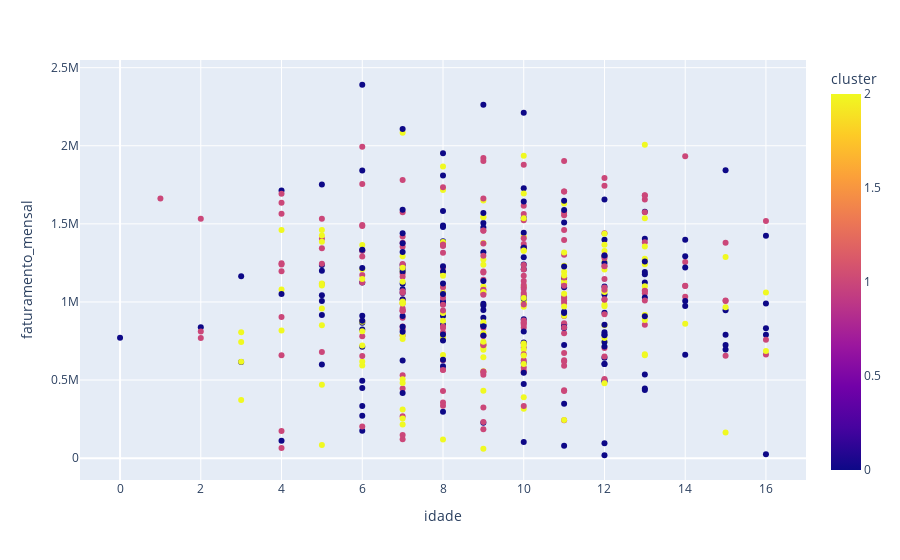

Source (notebook cell):
### Markdown cell above
### Visualizar Resultados

### Code cell
# Cruzar dados de idade, faturamento mensal e clusters
px.scatter(df_clientes, x='idade', y='faturamento_mensal', color='cluster')

### Figure 1 — Plotly figure (JSON) as saved in the notebook; plotly's stock layout.template omitted (floating-point values rounded to 4 significant figures; data arrays with more than 128 entries replaced by an {"elided": "..."} marker saying what was removed)
{"data": [{"hovertemplate": "idade=%{x}<br>faturamento_mensal=%{y}<br>cluster=%{marker.color}<extra></extra>", "legendgroup": "", "marker": {"color": {"elided": "500 int values"}, "coloraxis": "coloraxis", "symbol": "circle"}, "mode": "markers", "name": "", "orientation": "v", "showlegend": false, "type": "scatter", "x": {"elided": "500 int values"}, "xaxis": "x", "y": {"elided": "500 float values"}, "yaxis": "y"}], "layout": {"coloraxis": {"colorbar": {"title": {"text": "cluster"}}, "colorscale": [[0, "#0d0887"], [0.1111, "#46039f"], [0.2222, "#7201a8"], [0.3333, "#9c179e"], [0.4444, "#bd3786"], [0.5556, "#d8576b"], [0.6667, "#ed7953"], [0.7778, "#fb9f3a"], [0.8889, "#fdca26"], [1, "#f0f921"]]}, "legend": {"tracegroupgap": 0}, "margin": {"t": 60}, "xaxis": {"anchor": "y", "domain": [0, 1], "title": {"text": "idade"}}, "yaxis": {"anchor": "x", "domain": [0, 1], "title": {"text": "faturamento_mensal"}}}}
